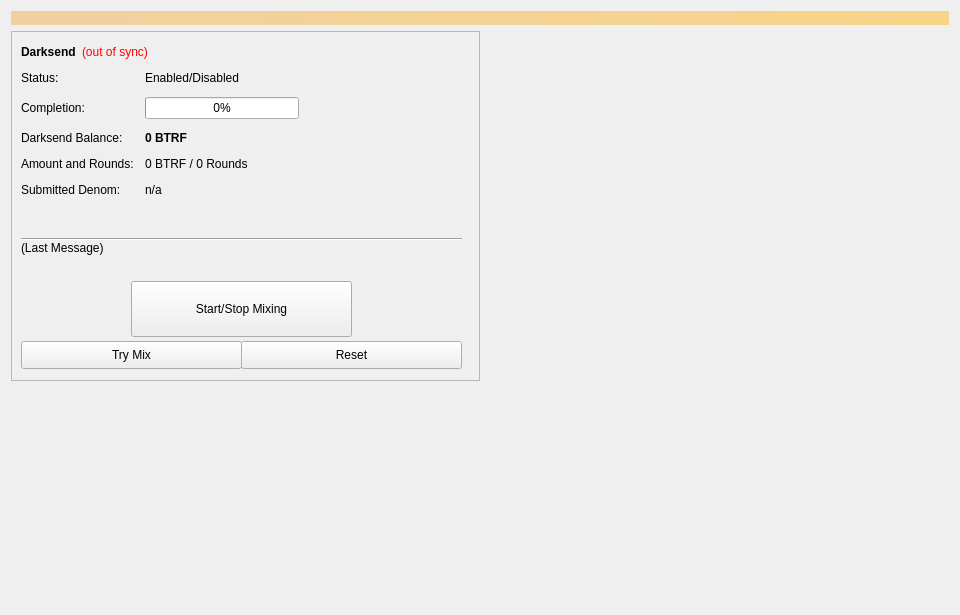
<?xml version="1.0" encoding="UTF-8"?>
<ui version="4.0">
 <class>Coinmix</class>
 <widget class="QWidget" name="Coinmix">
  <property name="geometry">
   <rect>
    <x>0</x>
    <y>0</y>
    <width>960</width>
    <height>615</height>
   </rect>
  </property>
  <property name="minimumSize">
   <size>
    <width>960</width>
    <height>0</height>
   </size>
  </property>
  <property name="windowTitle">
   <string>Form</string>
  </property>
  <layout class="QVBoxLayout" name="topLayout">
   <item>
    <widget class="QLabel" name="labelAlerts">
     <property name="visible">
      <bool>false</bool>
     </property>
     <property name="styleSheet">
      <string notr="true">background-color: qlineargradient(x1: 0, y1: 0, x2: 1, y2: 0, stop:0 #F0D0A0, stop:1 #F8D488); color:#000000;</string>
     </property>
     <property name="wordWrap">
      <bool>true</bool>
     </property>
     <property name="margin">
      <number>3</number>
     </property>
    </widget>
   </item>
   <item>
    <layout class="QHBoxLayout" name="horizontalLayout" stretch="1,1">
     <item>
      <layout class="QVBoxLayout" name="verticalLayout_2">
       <item>
        <widget class="QFrame" name="frameDarksend">
         <property name="minimumSize">
          <size>
           <width>0</width>
           <height>350</height>
          </size>
         </property>
         <property name="layoutDirection">
          <enum>Qt::LeftToRight</enum>
         </property>
         <property name="frameShape">
          <enum>QFrame::StyledPanel</enum>
         </property>
         <property name="frameShadow">
          <enum>QFrame::Raised</enum>
         </property>
         <widget class="QWidget" name="formLayoutWidget">
          <property name="geometry">
           <rect>
            <x>10</x>
            <y>40</y>
            <width>451</width>
            <height>161</height>
           </rect>
          </property>
          <layout class="QFormLayout" name="formLayout">
           <property name="fieldGrowthPolicy">
            <enum>QFormLayout::AllNonFixedFieldsGrow</enum>
           </property>
           <property name="horizontalSpacing">
            <number>11</number>
           </property>
           <property name="verticalSpacing">
            <number>12</number>
           </property>
           <item row="0" column="0">
            <widget class="QLabel" name="label_6">
             <property name="text">
              <string>Status:</string>
             </property>
            </widget>
           </item>
           <item row="1" column="0">
            <widget class="QLabel" name="label_7">
             <property name="text">
              <string>Completion:</string>
             </property>
            </widget>
           </item>
           <item row="1" column="1">
            <widget class="QProgressBar" name="DarksendProgress">
             <property name="maximumSize">
              <size>
               <width>154</width>
               <height>16777215</height>
              </size>
             </property>
             <property name="value">
              <number>0</number>
             </property>
            </widget>
           </item>
           <item row="2" column="0">
            <widget class="QLabel" name="labelAnonymizedText">
             <property name="text">
              <string>Darksend Balance:</string>
             </property>
            </widget>
           </item>
           <item row="2" column="1">
            <widget class="QLabel" name="labelAnonymized">
             <property name="font">
              <font>
               <weight>75</weight>
               <bold>true</bold>
              </font>
             </property>
             <property name="text">
              <string notr="true">0 BTRF</string>
             </property>
            </widget>
           </item>
           <item row="3" column="0">
            <widget class="QLabel" name="label_8">
             <property name="text">
              <string>Amount and Rounds:</string>
             </property>
            </widget>
           </item>
           <item row="3" column="1">
            <widget class="QLabel" name="labelAmountRounds">
             <property name="text">
              <string>0 BTRF / 0 Rounds</string>
             </property>
            </widget>
           </item>
           <item row="4" column="0">
            <widget class="QLabel" name="label_9">
             <property name="text">
              <string>Submitted Denom:</string>
             </property>
            </widget>
           </item>
           <item row="4" column="1">
            <widget class="QLabel" name="labelSubmittedDenom">
             <property name="toolTip">
              <string>The denominations you submitted to the Masternode.&lt;br&gt;To mix, other users must submit the exact same denominations.</string>
             </property>
             <property name="text">
              <string>n/a</string>
             </property>
            </widget>
           </item>
           <item row="0" column="1">
            <widget class="QLabel" name="DarksendEnabled">
             <property name="text">
              <string>Enabled/Disabled</string>
             </property>
            </widget>
           </item>
          </layout>
         </widget>
         <widget class="QPushButton" name="runAutoDenom">
          <property name="geometry">
           <rect>
            <x>251</x>
            <y>17</y>
            <width>1</width>
            <height>1</height>
           </rect>
          </property>
          <property name="palette">
           <palette>
            <active>
             <colorrole role="WindowText">
              <brush brushstyle="SolidPattern">
               <color alpha="255">
                <red>0</red>
                <green>0</green>
                <blue>0</blue>
               </color>
              </brush>
             </colorrole>
             <colorrole role="Button">
              <brush brushstyle="SolidPattern">
               <color alpha="255">
                <red>239</red>
                <green>238</green>
                <blue>238</blue>
               </color>
              </brush>
             </colorrole>
             <colorrole role="Light">
              <brush brushstyle="SolidPattern">
               <color alpha="255">
                <red>255</red>
                <green>255</green>
                <blue>255</blue>
               </color>
              </brush>
             </colorrole>
             <colorrole role="Midlight">
              <brush brushstyle="SolidPattern">
               <color alpha="255">
                <red>247</red>
                <green>246</green>
                <blue>246</blue>
               </color>
              </brush>
             </colorrole>
             <colorrole role="Dark">
              <brush brushstyle="SolidPattern">
               <color alpha="255">
                <red>119</red>
                <green>119</green>
                <blue>119</blue>
               </color>
              </brush>
             </colorrole>
             <colorrole role="Mid">
              <brush brushstyle="SolidPattern">
               <color alpha="255">
                <red>159</red>
                <green>159</green>
                <blue>159</blue>
               </color>
              </brush>
             </colorrole>
             <colorrole role="Text">
              <brush brushstyle="SolidPattern">
               <color alpha="255">
                <red>0</red>
                <green>0</green>
                <blue>0</blue>
               </color>
              </brush>
             </colorrole>
             <colorrole role="BrightText">
              <brush brushstyle="SolidPattern">
               <color alpha="255">
                <red>255</red>
                <green>255</green>
                <blue>255</blue>
               </color>
              </brush>
             </colorrole>
             <colorrole role="ButtonText">
              <brush brushstyle="SolidPattern">
               <color alpha="255">
                <red>0</red>
                <green>0</green>
                <blue>0</blue>
               </color>
              </brush>
             </colorrole>
             <colorrole role="Base">
              <brush brushstyle="SolidPattern">
               <color alpha="255">
                <red>255</red>
                <green>255</green>
                <blue>255</blue>
               </color>
              </brush>
             </colorrole>
             <colorrole role="Window">
              <brush brushstyle="SolidPattern">
               <color alpha="255">
                <red>239</red>
                <green>238</green>
                <blue>238</blue>
               </color>
              </brush>
             </colorrole>
             <colorrole role="Shadow">
              <brush brushstyle="SolidPattern">
               <color alpha="255">
                <red>0</red>
                <green>0</green>
                <blue>0</blue>
               </color>
              </brush>
             </colorrole>
             <colorrole role="AlternateBase">
              <brush brushstyle="SolidPattern">
               <color alpha="255">
                <red>247</red>
                <green>246</green>
                <blue>246</blue>
               </color>
              </brush>
             </colorrole>
             <colorrole role="ToolTipBase">
              <brush brushstyle="SolidPattern">
               <color alpha="255">
                <red>255</red>
                <green>255</green>
                <blue>220</blue>
               </color>
              </brush>
             </colorrole>
             <colorrole role="ToolTipText">
              <brush brushstyle="SolidPattern">
               <color alpha="255">
                <red>0</red>
                <green>0</green>
                <blue>0</blue>
               </color>
              </brush>
             </colorrole>
            </active>
            <inactive>
             <colorrole role="WindowText">
              <brush brushstyle="SolidPattern">
               <color alpha="255">
                <red>0</red>
                <green>0</green>
                <blue>0</blue>
               </color>
              </brush>
             </colorrole>
             <colorrole role="Button">
              <brush brushstyle="SolidPattern">
               <color alpha="255">
                <red>239</red>
                <green>238</green>
                <blue>238</blue>
               </color>
              </brush>
             </colorrole>
             <colorrole role="Light">
              <brush brushstyle="SolidPattern">
               <color alpha="255">
                <red>255</red>
                <green>255</green>
                <blue>255</blue>
               </color>
              </brush>
             </colorrole>
             <colorrole role="Midlight">
              <brush brushstyle="SolidPattern">
               <color alpha="255">
                <red>247</red>
                <green>246</green>
                <blue>246</blue>
               </color>
              </brush>
             </colorrole>
             <colorrole role="Dark">
              <brush brushstyle="SolidPattern">
               <color alpha="255">
                <red>119</red>
                <green>119</green>
                <blue>119</blue>
               </color>
              </brush>
             </colorrole>
             <colorrole role="Mid">
              <brush brushstyle="SolidPattern">
               <color alpha="255">
                <red>159</red>
                <green>159</green>
                <blue>159</blue>
               </color>
              </brush>
             </colorrole>
             <colorrole role="Text">
              <brush brushstyle="SolidPattern">
               <color alpha="255">
                <red>0</red>
                <green>0</green>
                <blue>0</blue>
               </color>
              </brush>
             </colorrole>
             <colorrole role="BrightText">
              <brush brushstyle="SolidPattern">
               <color alpha="255">
                <red>255</red>
                <green>255</green>
                <blue>255</blue>
               </color>
              </brush>
             </colorrole>
             <colorrole role="ButtonText">
              <brush brushstyle="SolidPattern">
               <color alpha="255">
                <red>0</red>
                <green>0</green>
                <blue>0</blue>
               </color>
              </brush>
             </colorrole>
             <colorrole role="Base">
              <brush brushstyle="SolidPattern">
               <color alpha="255">
                <red>255</red>
                <green>255</green>
                <blue>255</blue>
               </color>
              </brush>
             </colorrole>
             <colorrole role="Window">
              <brush brushstyle="SolidPattern">
               <color alpha="255">
                <red>239</red>
                <green>238</green>
                <blue>238</blue>
               </color>
              </brush>
             </colorrole>
             <colorrole role="Shadow">
              <brush brushstyle="SolidPattern">
               <color alpha="255">
                <red>0</red>
                <green>0</green>
                <blue>0</blue>
               </color>
              </brush>
             </colorrole>
             <colorrole role="AlternateBase">
              <brush brushstyle="SolidPattern">
               <color alpha="255">
                <red>247</red>
                <green>246</green>
                <blue>246</blue>
               </color>
              </brush>
             </colorrole>
             <colorrole role="ToolTipBase">
              <brush brushstyle="SolidPattern">
               <color alpha="255">
                <red>255</red>
                <green>255</green>
                <blue>220</blue>
               </color>
              </brush>
             </colorrole>
             <colorrole role="ToolTipText">
              <brush brushstyle="SolidPattern">
               <color alpha="255">
                <red>0</red>
                <green>0</green>
                <blue>0</blue>
               </color>
              </brush>
             </colorrole>
            </inactive>
            <disabled>
             <colorrole role="WindowText">
              <brush brushstyle="SolidPattern">
               <color alpha="255">
                <red>119</red>
                <green>119</green>
                <blue>119</blue>
               </color>
              </brush>
             </colorrole>
             <colorrole role="Button">
              <brush brushstyle="SolidPattern">
               <color alpha="255">
                <red>239</red>
                <green>238</green>
                <blue>238</blue>
               </color>
              </brush>
             </colorrole>
             <colorrole role="Light">
              <brush brushstyle="SolidPattern">
               <color alpha="255">
                <red>255</red>
                <green>255</green>
                <blue>255</blue>
               </color>
              </brush>
             </colorrole>
             <colorrole role="Midlight">
              <brush brushstyle="SolidPattern">
               <color alpha="255">
                <red>247</red>
                <green>246</green>
                <blue>246</blue>
               </color>
              </brush>
             </colorrole>
             <colorrole role="Dark">
              <brush brushstyle="SolidPattern">
               <color alpha="255">
                <red>119</red>
                <green>119</green>
                <blue>119</blue>
               </color>
              </brush>
             </colorrole>
             <colorrole role="Mid">
              <brush brushstyle="SolidPattern">
               <color alpha="255">
                <red>159</red>
                <green>159</green>
                <blue>159</blue>
               </color>
              </brush>
             </colorrole>
             <colorrole role="Text">
              <brush brushstyle="SolidPattern">
               <color alpha="255">
                <red>119</red>
                <green>119</green>
                <blue>119</blue>
               </color>
              </brush>
             </colorrole>
             <colorrole role="BrightText">
              <brush brushstyle="SolidPattern">
               <color alpha="255">
                <red>255</red>
                <green>255</green>
                <blue>255</blue>
               </color>
              </brush>
             </colorrole>
             <colorrole role="ButtonText">
              <brush brushstyle="SolidPattern">
               <color alpha="255">
                <red>119</red>
                <green>119</green>
                <blue>119</blue>
               </color>
              </brush>
             </colorrole>
             <colorrole role="Base">
              <brush brushstyle="SolidPattern">
               <color alpha="255">
                <red>239</red>
                <green>238</green>
                <blue>238</blue>
               </color>
              </brush>
             </colorrole>
             <colorrole role="Window">
              <brush brushstyle="SolidPattern">
               <color alpha="255">
                <red>239</red>
                <green>238</green>
                <blue>238</blue>
               </color>
              </brush>
             </colorrole>
             <colorrole role="Shadow">
              <brush brushstyle="SolidPattern">
               <color alpha="255">
                <red>0</red>
                <green>0</green>
                <blue>0</blue>
               </color>
              </brush>
             </colorrole>
             <colorrole role="AlternateBase">
              <brush brushstyle="SolidPattern">
               <color alpha="255">
                <red>239</red>
                <green>238</green>
                <blue>238</blue>
               </color>
              </brush>
             </colorrole>
             <colorrole role="ToolTipBase">
              <brush brushstyle="SolidPattern">
               <color alpha="255">
                <red>255</red>
                <green>255</green>
                <blue>220</blue>
               </color>
              </brush>
             </colorrole>
             <colorrole role="ToolTipText">
              <brush brushstyle="SolidPattern">
               <color alpha="255">
                <red>0</red>
                <green>0</green>
                <blue>0</blue>
               </color>
              </brush>
             </colorrole>
            </disabled>
           </palette>
          </property>
          <property name="focusPolicy">
           <enum>Qt::NoFocus</enum>
          </property>
          <property name="autoFillBackground">
           <bool>true</bool>
          </property>
          <property name="text">
           <string/>
          </property>
          <property name="flat">
           <bool>true</bool>
          </property>
         </widget>
         <widget class="QPushButton" name="toggleDarksend">
          <property name="geometry">
           <rect>
            <x>120</x>
            <y>250</y>
            <width>221</width>
            <height>56</height>
           </rect>
          </property>
          <property name="sizePolicy">
           <sizepolicy hsizetype="MinimumExpanding" vsizetype="Fixed">
            <horstretch>0</horstretch>
            <verstretch>0</verstretch>
           </sizepolicy>
          </property>
          <property name="text">
           <string>Start/Stop Mixing</string>
          </property>
         </widget>
         <widget class="Line" name="lineLastMessage">
          <property name="geometry">
           <rect>
            <x>10</x>
            <y>200</y>
            <width>441</width>
            <height>16</height>
           </rect>
          </property>
          <property name="orientation">
           <enum>Qt::Horizontal</enum>
          </property>
         </widget>
         <widget class="QLabel" name="DarksendStatus">
          <property name="geometry">
           <rect>
            <x>10</x>
            <y>210</y>
            <width>451</width>
            <height>43</height>
           </rect>
          </property>
          <property name="minimumSize">
           <size>
            <width>288</width>
            <height>43</height>
           </size>
          </property>
          <property name="text">
           <string>(Last Message)</string>
          </property>
          <property name="alignment">
           <set>Qt::AlignLeading|Qt::AlignLeft|Qt::AlignTop</set>
          </property>
          <property name="wordWrap">
           <bool>true</bool>
          </property>
         </widget>
         <widget class="QPushButton" name="DarksendAuto">
          <property name="geometry">
           <rect>
            <x>10</x>
            <y>310</y>
            <width>221</width>
            <height>28</height>
           </rect>
          </property>
          <property name="sizePolicy">
           <sizepolicy hsizetype="MinimumExpanding" vsizetype="Fixed">
            <horstretch>0</horstretch>
            <verstretch>0</verstretch>
           </sizepolicy>
          </property>
          <property name="toolTip">
           <string>Try to manually submit a Darksend request.</string>
          </property>
          <property name="text">
           <string>Try Mix</string>
          </property>
         </widget>
         <widget class="QPushButton" name="DarksendReset">
          <property name="geometry">
           <rect>
            <x>230</x>
            <y>310</y>
            <width>221</width>
            <height>28</height>
           </rect>
          </property>
          <property name="sizePolicy">
           <sizepolicy hsizetype="MinimumExpanding" vsizetype="Fixed">
            <horstretch>0</horstretch>
            <verstretch>0</verstretch>
           </sizepolicy>
          </property>
          <property name="toolTip">
           <string>Reset the current status of Darksend (can interrupt Darksend if it's in the process of Mixing, which can cost you money!)</string>
          </property>
          <property name="autoFillBackground">
           <bool>false</bool>
          </property>
          <property name="text">
           <string>Reset</string>
          </property>
         </widget>
         <widget class="QWidget" name="layoutWidget">
          <property name="geometry">
           <rect>
            <x>10</x>
            <y>10</y>
            <width>431</width>
            <height>22</height>
           </rect>
          </property>
          <layout class="QHBoxLayout" name="horizontalLayout_5">
           <item>
            <widget class="QLabel" name="label_2">
             <property name="font">
              <font>
               <weight>75</weight>
               <bold>true</bold>
              </font>
             </property>
             <property name="text">
              <string>Darksend</string>
             </property>
            </widget>
           </item>
           <item>
            <widget class="QLabel" name="labelDarksendSyncStatus">
             <property name="toolTip">
              <string>The displayed information may be out of date. Your wallet automatically synchronizes with the BTRF network after a connection is established, but this process has not completed yet.</string>
             </property>
             <property name="styleSheet">
              <string notr="true">QLabel { color: red; }</string>
             </property>
             <property name="text">
              <string notr="true">(out of sync)</string>
             </property>
             <property name="alignment">
              <set>Qt::AlignLeading|Qt::AlignLeft|Qt::AlignVCenter</set>
             </property>
            </widget>
           </item>
           <item>
            <spacer name="horizontalSpacer_4">
             <property name="orientation">
              <enum>Qt::Horizontal</enum>
             </property>
             <property name="sizeHint" stdset="0">
              <size>
               <width>40</width>
               <height>20</height>
              </size>
             </property>
            </spacer>
           </item>
          </layout>
         </widget>
        </widget>
       </item>
       <item>
        <spacer name="verticalSpacer">
         <property name="orientation">
          <enum>Qt::Vertical</enum>
         </property>
         <property name="sizeHint" stdset="0">
          <size>
           <width>20</width>
           <height>40</height>
          </size>
         </property>
        </spacer>
       </item>
      </layout>
     </item>
     <item>
      <layout class="QVBoxLayout" name="verticalLayout_3">
       <item>
        <spacer name="verticalSpacer_2">
         <property name="orientation">
          <enum>Qt::Vertical</enum>
         </property>
         <property name="sizeType">
          <enum>QSizePolicy::Expanding</enum>
         </property>
         <property name="sizeHint" stdset="0">
          <size>
           <width>20</width>
           <height>40</height>
          </size>
         </property>
        </spacer>
       </item>
      </layout>
     </item>
    </layout>
   </item>
  </layout>
 </widget>
 <resources/>
 <connections/>
</ui>
